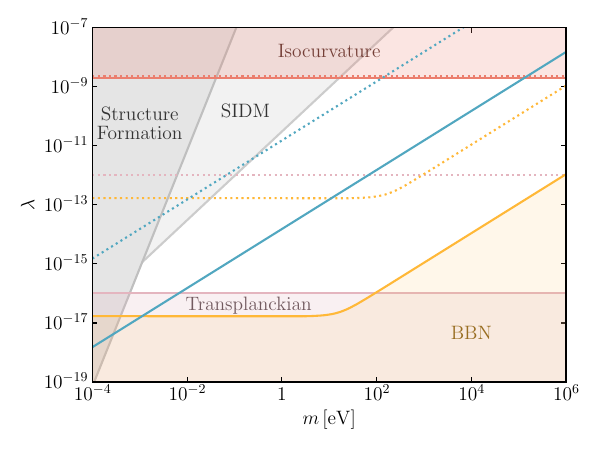

Here is the Python script that generated this plot:
from matplotlib import ticker
import matplotlib.pyplot as plt
import numpy as np

plt.rcParams.update({'text.usetex': True, 'font.family': 'serif', 'font.size': 14})
fig, ax = plt.subplots(figsize = (6., 4.5))

BLUE = np.array([0.317647, 0.654902, 0.752941])
ORANGE = np.array([1., 0.721569, 0.219608])
RED = np.array([0.921569, 0.494118, 0.431373])
PINK = np.array([0.894118, 0.709804, 0.749020])

m_min = 1e-4 # in eV
m_max = 1e6 # in eV
HI1 = 1e10 # in GeV
HI2 = 1e12 # in GeV
masses = np.logspace(np.log10(m_min), np.log10(m_max), 1000)

sidm_bound = 1 # in cm^2/g
ev3_to_gpercm2 = 4.5782e-24
ax.fill_between(masses, np.sqrt(sidm_bound * 64 * np.pi * masses ** 3 * ev3_to_gpercm2), 1, color = '0.95', zorder = 0.5)
ax.loglog(masses, np.sqrt(sidm_bound * 64 * np.pi * masses ** 3 * ev3_to_gpercm2), color = '0.8', zorder = 0.5)
ax.text(0.17, 1.3e-10, 'SIDM', color = '0.2', ha = 'center', va = 'center')

struc_bound = 7.1e-4 # at m = 1 eV; from Sec. 7 of arxiv:2306.12477
ax.fill_between(masses, struc_bound * masses ** 4, 1, color = '0.9', zorder = 0.6)
ax.loglog(masses, struc_bound * masses ** 4, color = '0.75', zorder = 0.6)
ax.text(1e-3, 5e-11, 'Structure\nFormation', color = '0.2', ha = 'center', va = 'center')

Mpl = 2.4353e18 # in GeV
ax.fill_between(masses, 6 * HI1 ** 2 / Mpl ** 2, 1e-30, color = PINK, alpha = 0.2, zorder = 0.7)
ax.loglog(masses, np.full_like(masses, 6 * HI1 ** 2 / Mpl ** 2), color = PINK, zorder = 0.7)
ax.loglog(masses, np.full_like(masses, 6 * HI2 ** 2 / Mpl ** 2), color = PINK, ls = ':', zorder = 0.7)
ax.text(0.2, 4e-17, 'Transplanckian', color = 0.5 * PINK, ha = 'center', va = 'center')

HI_ref = 1e12 # in GeV
lmbda_ref = 1e-9
iso_factor = 2.40 # output of Pdel_plot.py
slope = 9.45e-2 # output of Pdel_plot.py
ax.fill_between(masses, iso_factor * lmbda_ref * (HI1 / HI_ref) ** (slope / 2), 1, color = RED, alpha = 0.2, zorder = 0.8)
ax.loglog(masses, np.full_like(masses, iso_factor * lmbda_ref * (HI1 / HI_ref) ** (slope / 2)), color = RED, zorder = 0.8)
ax.loglog(masses, np.full_like(masses, iso_factor * lmbda_ref * (HI2 / HI_ref) ** (slope / 2)), color = RED, ls = ':', zorder = 0.8)
ax.text(10, 1.4e-8, 'Isocurvature', color = 0.5 * RED, ha = 'center', va = 'center')

invMpc_to_GeV = 6.3949e-39
km_per_sec = 3.3356e-6
GN = 6.7088e-39 # in GeV^-2
H0 = 70 * km_per_sec * invMpc_to_GeV # in GeV
omegam = 0.32
aeq = 1 / 3400
gstar_s = 3.9
gstar_rho = 3.4
gstar_rh = 106.75
Neff = 0.2
TBBN = 1e-3 # in GeV
T_today = 2.35e-13 # in GeV
gstar_BBN = 10.6
rhoBBN_max = np.pi ** 2 / 30 * 7 / 4 * (4 / 11) ** (4 / 3) * Neff * TBBN ** 4

m_sim = 1e17 # in eV
relic_data = np.load('relic.npz')
a = relic_data['a']
rho = relic_data['rho']
a_today1 = np.sqrt(HI1 / H0) / (omegam * aeq) ** (1 / 4) * gstar_rh ** (1 / 12) * gstar_rho ** (1 / 4) / gstar_s ** (1 / 3)
a_today2 = np.sqrt(HI2 / H0) / (omegam * aeq) ** (1 / 4) * gstar_rh ** (1 / 12) * gstar_rho ** (1 / 4) / gstar_s ** (1 / 3)
aBBN1 = a_today1 * T_today / TBBN * (gstar_s / gstar_BBN) ** (1 / 3)
aBBN2 = a_today2 * T_today / TBBN * (gstar_s / gstar_BBN) ** (1 / 3)
BBN_bound1 = lambda m: np.piecewise(m, [aBBN1 * m / m_sim * HI_ref / HI1 < a[0], aBBN1 * m / m_sim * HI_ref / HI1 > a[-1]],
                                    [lmbda_ref * rho[0] * (a[0] / aBBN1 * HI1 / HI_ref) ** 4 / rhoBBN_max,
                                     lambda mass: lmbda_ref * rho[-1] * (mass / m_sim) * (a[-1] / aBBN1 * HI1 / HI_ref) ** 3 / rhoBBN_max,
                                     lambda mass: lmbda_ref * np.interp(aBBN1 * mass / m_sim * HI_ref / HI1, a, rho) * (mass / m_sim) ** 4 / rhoBBN_max])
BBN_bound2 = lambda m: np.piecewise(m, [aBBN2 * m / m_sim * HI_ref / HI2 < a[0], aBBN2 * m / m_sim * HI_ref / HI2 > a[-1]],
                                    [lmbda_ref * rho[0] * (a[0] / aBBN2 * HI2 / HI_ref) ** 4 / rhoBBN_max,
                                     lambda mass: lmbda_ref * rho[-1] * (mass / m_sim) * (a[-1] / aBBN2 * HI2 / HI_ref) ** 3 / rhoBBN_max,
                                     lambda mass: lmbda_ref * np.interp(aBBN2 * mass / m_sim * HI_ref / HI2, a, rho) * (mass / m_sim) ** 4 / rhoBBN_max])
ax.fill_between(masses, BBN_bound1(masses), 1e-30, color = ORANGE, alpha = 0.1, zorder = 0.9)
ax.loglog(masses, BBN_bound1(masses), color = ORANGE, zorder = 0.9)
ax.loglog(masses, BBN_bound2(masses), color = ORANGE, ls = ':', zorder = 0.9)
ax.text(1e4, 4e-18, 'BBN', color = 0.6 * ORANGE, ha = 'center', va = 'center')

m_ref = 66.1 # in eV; output of relic.py
ax.loglog(masses, lmbda_ref * masses / m_ref * (HI1 / HI_ref) ** 1.5, color = BLUE, zorder = 1)
ax.loglog(masses, lmbda_ref * masses / m_ref * (HI2 / HI_ref) ** 1.5, color = BLUE, ls = ':', zorder = 1)

ax.set_xlim(m_min, m_max)
ax.set_xticks(np.logspace(-4, 6, 6))
ax.set_ylim(1e-19, 1e-7)
ax.set_xlabel(r'$m\,[\mathrm{eV}]$')
ax.set_ylabel(r'$\lambda$')

class CustomTicker(ticker.LogFormatterSciNotation): 
    def __call__(self, x, pos = None):
        if x not in np.concatenate((0.1 * np.arange(1, 10), np.arange(1, 10), 10 * np.arange(1, 10))): 
            return ticker.LogFormatterSciNotation.__call__(self, x, pos = None) 
        else:
            return "{x:g}".format(x = x)

ax.tick_params(which = 'both', direction = 'in')
ax.xaxis.set_major_formatter(CustomTicker())
secxax = ax.secondary_xaxis('top')
secxax.tick_params(which = 'both', direction = 'in')
plt.setp(secxax.get_xticklabels(), visible = False)
secyax = ax.secondary_yaxis('right')
secyax.tick_params(which = 'both', direction = 'in')
plt.setp(secyax.get_yticklabels(), visible = False)

fig.tight_layout()
#fig.show()
fig.savefig('quartic.pdf')
